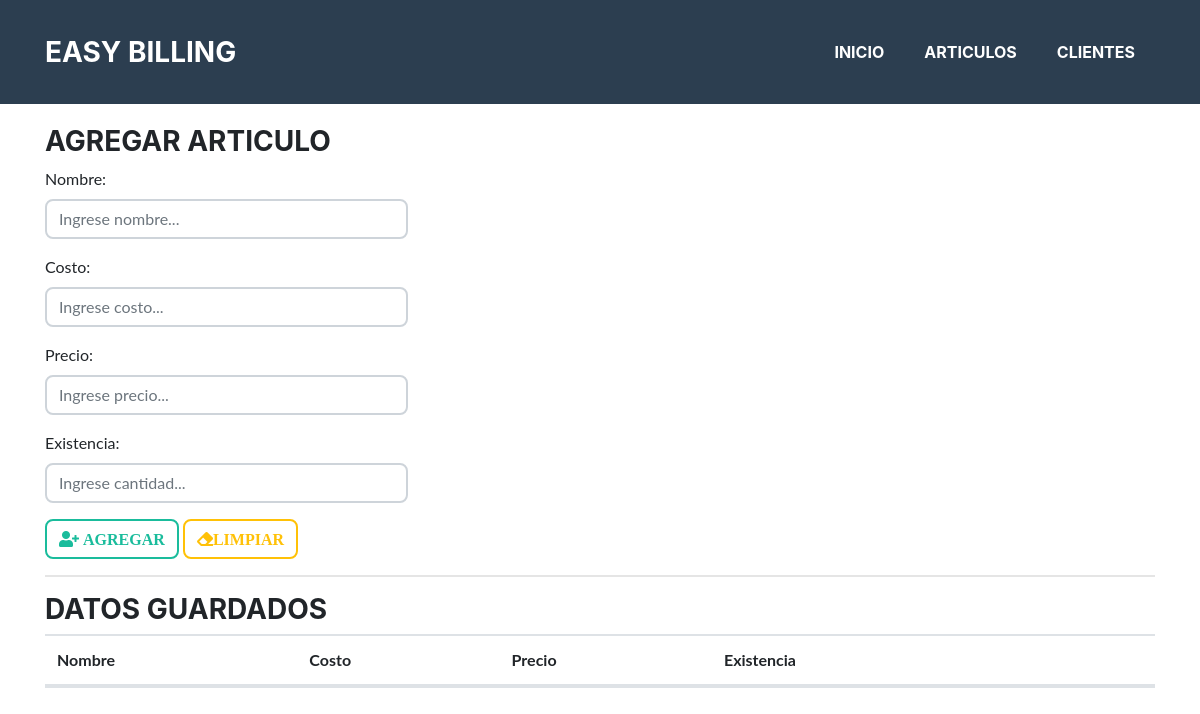
The page /index.php/main/articulos on the database as committed earlier.
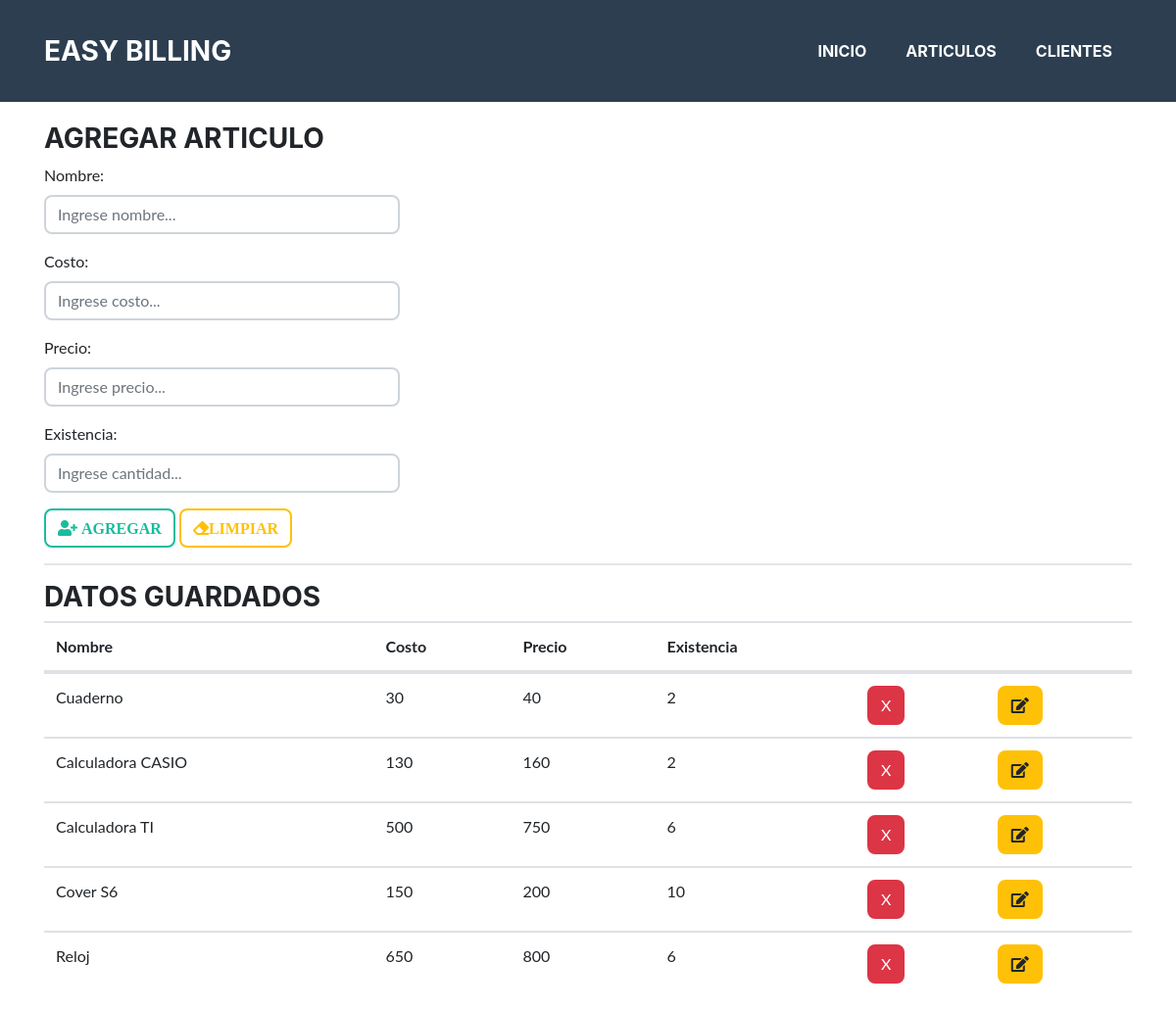
The same page on the database as committed later.
### tables this page shows
CREATE TABLE `articulos` (
  `id_articulo` int(11) NOT NULL,
  `nombre` varchar(30) DEFAULT NULL,
  `costo` double DEFAULT NULL,
  `precio` double DEFAULT NULL,
  `existencia` int(11) DEFAULT NULL
);

### application/helpers/plantilla_helper.php (called while the page is built, shortened)
<?php
class plantilla
{
    public static function aplicar(){
        self:: $instancia = new plantilla();
    }
    public function __construct()
    {
        $CI =& get_instance();
        $CI->load->view('plantilla/encabezado');
    }
}

### application/controllers/Main.php (called while the page is built, shortened)
<?php
class Main extends CI_Controller {
    public function articulos()
    {
        $this->load->view('new_art');
    }
}

### index.php (called while the page is built, shortened)
<?php
require_once BASEPATH.'core/CodeIgniter.php';

### application/helpers/core_helper.php (called while the page is built, shortened)
<?php
class core_articulo{
        static function listado_articulos(){
            $CI =& get_instance();
            $rs= $CI->db->get('articulos')->result();
            return $rs;
        }
}

### application/views/new_art.php (the view, shortened to what this page needs)
<?php
plantilla::aplicar();
?>
<!DOCTYPE html>
<html lang="en">
<head>
</head>
<body>
    <div class="container">
        <form method= "post" action="" id="form">
            <h3>AGREGAR ARTICULO</h3>
            <div class="form-row">
                <div class="col-md-4 mb-3">
                    <?= asgInput('nombre','Nombre', ['placeholder'=>'Ingrese nombre...','required'=>'required']); ?>
                </div>
            </div>
            <div class="form-row">
                <div class="col-md-4 mb-3">
                    <?= asgInput('costo','Costo', ['placeholder'=>'Ingrese costo...','required'=>'required']); ?>
                </div>
            </div>
            <div class="form-row">
                <div class="col-md-4 mb-3">
                    <?= asgInput('precio','Precio', ['placeholder'=>'Ingrese precio...','required'=>'required', 'type'=>'tell']); ?>
                </div>
            </div>
            <div class="form-row">
                <div class="col-md-4 mb-3">
                    <?= asgInput('existencia','Existencia', ['placeholder'=>'Ingrese cantidad...','required'=>'required']); ?>
                </div>
            </div>
            <div>
            <button type="submit" class="btn btn-outline-primary"> <i  class="fa fa-user-plus"> AGREGAR</i></button>
            <button type="reset" onclick="return confirm('Seguro de limpiar los campos?')" class="btn btn-outline-warning"><i class="fa fa-eraser">LIMPIAR</i></button>
            </div>
        </form>
    <hr>
    <h3>DATOS GUARDADOS</h3>
        <table class="table">
            <thead>
                <th>Nombre</th>
                <th>Costo</th>
                <th>Precio</th>
                <th>Existencia</th>
                <th></th>
                <th></th>
            </thead>
            <tbody>
            <?php
                $rs = core_articulo::listado_articulos();
                foreach($rs as $articulo){
                    $urlBorrar = base_url("main/borrar_articulo/{$articulo->id_articulo}");
                    $urlEditar = base_url("main/editar_articulo/{$articulo->id_articulo}");
                    echo"
                    <tr>
                    <td>{$articulo->nombre}</td>
                    <td>{$articulo->costo}</td>
                    <td>{$articulo->precio}</td>
                    <td>{$articulo->existencia}</td>
                    <td><a href='$urlBorrar' onclick=\"return confirm('Estas seguro de eliminarlo?')\" class='btn btn-danger'>X</a></td>
                    <td><a href='$urlEditar' onclick=\"return confirm('Estas seguro de modificarlo?')\" class='btn btn-warning'><i class='fa fa-edit'></i></a></td>
                    </tr>";
                }
                ?>
            </tbody>
        </table>
    </div>
</body>
</html>

### application/views/plantilla/encabezado.php (shortened to what this page needs)
<?php
$base = base_url('base');
?>
<!DOCTYPE html>
<html lang="en">
<head>
  <link href="<?=$base; ?>/vendor/fontawesome-free/css/all.min.css" rel="stylesheet" type="text/css">
  <link href="<?=$base;?>/css/freelancer.min.css" rel="stylesheet">
</head>
<body id="page-top">
  <nav class="navbar navbar-expand-lg bg-secondary text-uppercase fixed-top" id="mainNav">
    <div class="container">
      <a class="navbar-brand js-scroll-trigger" href="#page-top">Easy Billing</a>
      <div class="collapse navbar-collapse" id="navbarResponsive">
        <ul class="navbar-nav ml-auto">
          <li class="nav-item mx-0 mx-lg-1">
            <a class="nav-link py-3 px-0 px-lg-3 rounded js-scroll-trigger" href="<?=base_url('main/inicio'); ?>">Inicio</a>
          </li>
          <li class="nav-item mx-0 mx-lg-1">
            <a class="nav-link py-3 px-0 px-lg-3 rounded js-scroll-trigger" href="<?=base_url('main/articulos'); ?>">Articulos</a>
          </li>
          <li class="nav-item mx-0 mx-lg-1">
            <a class="nav-link py-3 px-0 px-lg-3 rounded js-scroll-trigger" href="<?=base_url('main/clientes'); ?>">Clientes</a>
          </li>
        </ul>
      </div>
    </div>
  </nav>

### application/helpers/componentes_helper.php (shortened to what this page needs)
<?php
function asgInput($nombre, $label, $opts=[]){
    $placeholder='';
    $type='text';
    $required='';
    $value='';
    $class='form-control';
    $disabled='';
    $id=$nombre;
    return "<div class='form=group'>
    <label> {$label}: </label>
    <input placeholder='{$placeholder}' class='{$class}' {$disabled} {$required} type='{$type}' name='{$nombre}' value='{$value}' id='{$id}'/>
    </div>";
}

### application/views/new_art.php (style rules this page uses)
#form { margin-top: 125px; }

Rows that differ between the two databases and show on the page:
added articulos: nombre "Cuaderno", costo "30", precio "40", existencia "2"
added articulos: nombre "Calculadora CASIO", costo "130", precio "160", existencia "2"
added articulos: nombre "Calculadora TI", costo "500", precio "750", existencia "6"
added articulos: nombre "Cover S6", costo "150", precio "200", existencia "10"
added articulos: nombre "Reloj", costo "650", precio "800", existencia "6"
